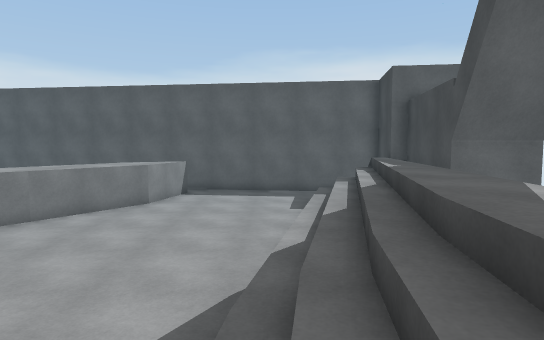
View 1 (above)

24 first-person views from a walk through a Unity game level. The camera is 1.2 m above the floor, tilts 4° down and sees 75° across. The floor is counted in squares, 1 m on a side. Each view is taken from the middle of a square. On the plan, view 1 faces up. The plan holds only what a view shows up to about 14 squares ahead; the rest is blank. The place goes on beyond the plan.

View 2
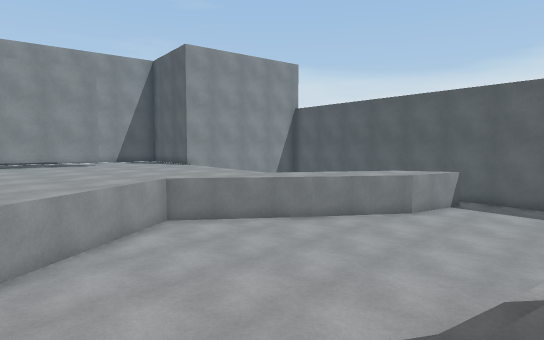

View 3
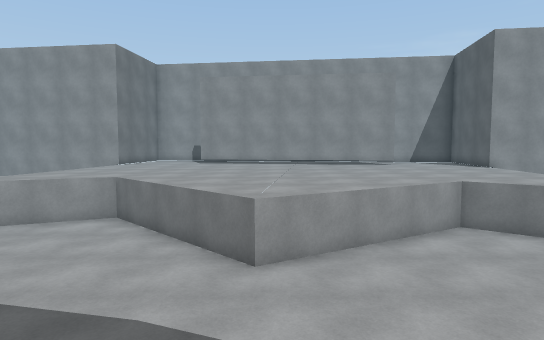

View 4
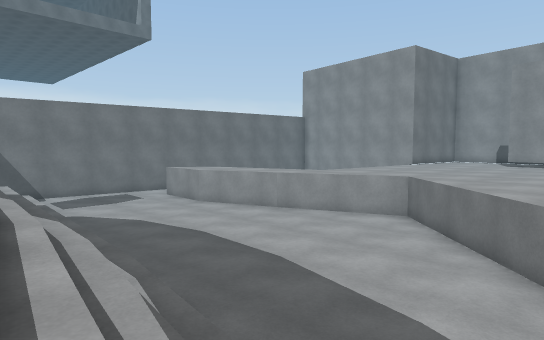

View 5
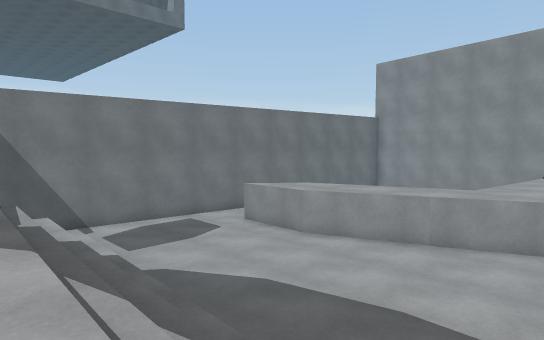

View 6
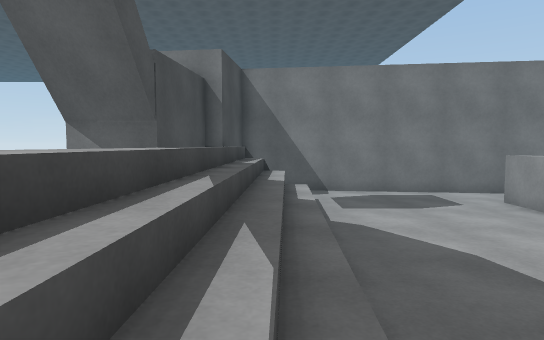

View 7
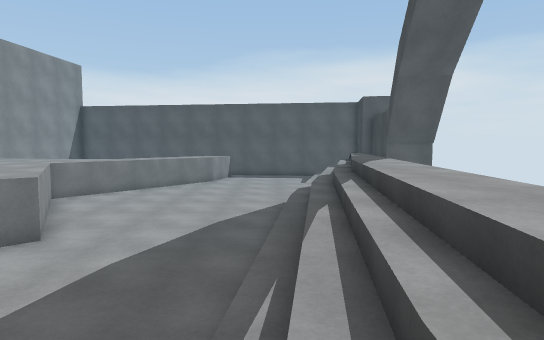

View 8
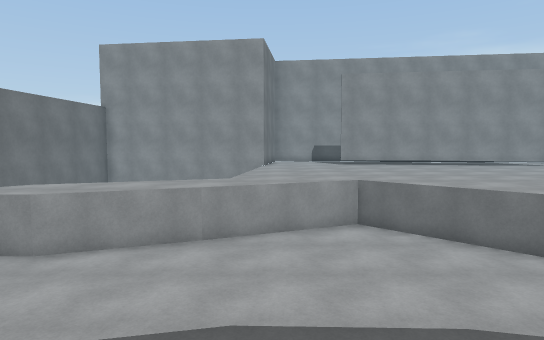

View 9
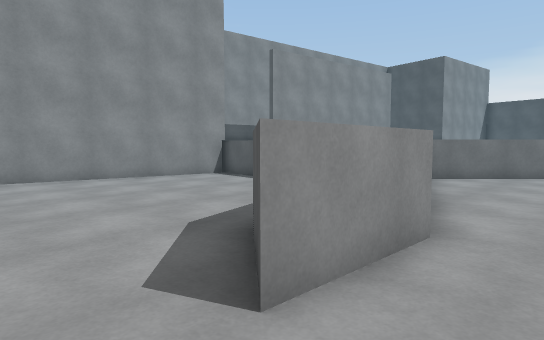

View 10
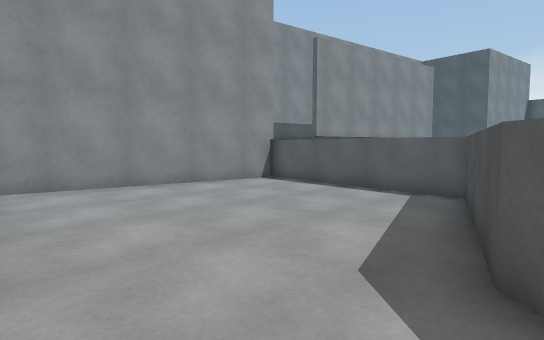

View 11
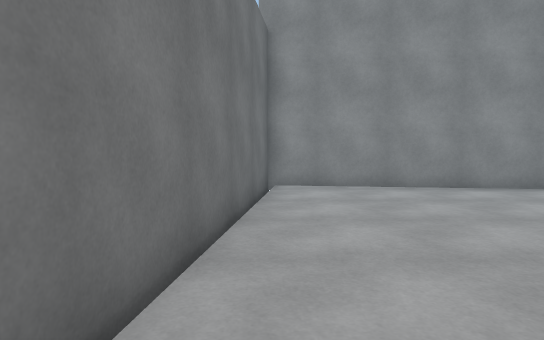

View 12
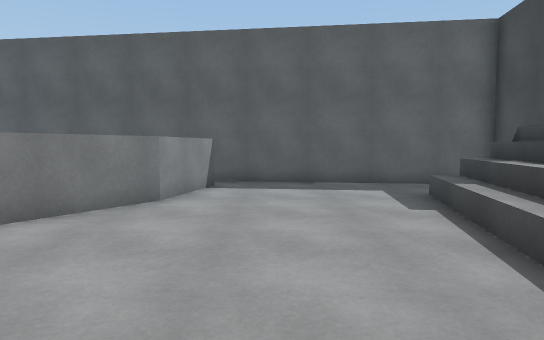

View 13
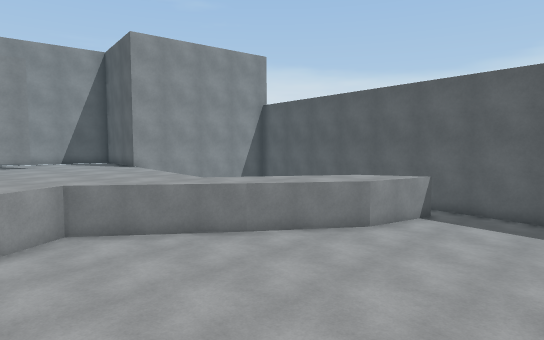

View 14
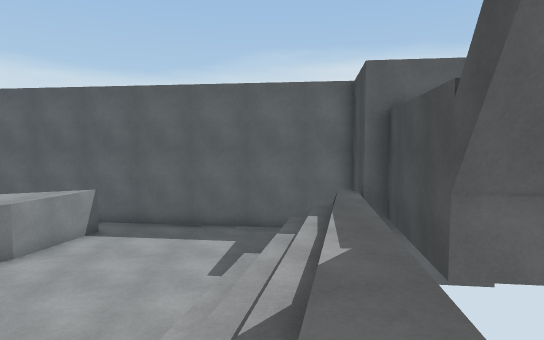

View 15
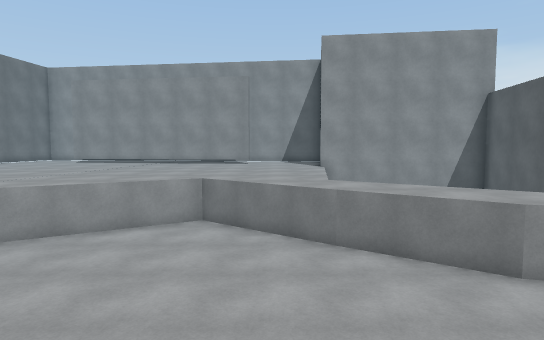

View 16
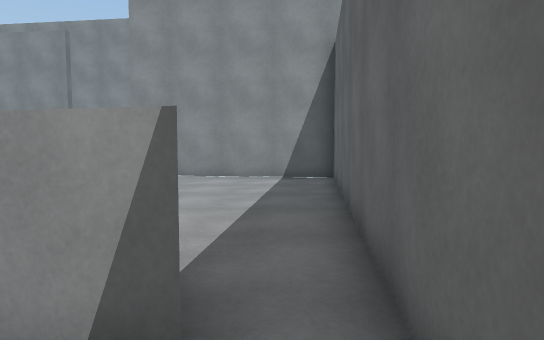

View 17
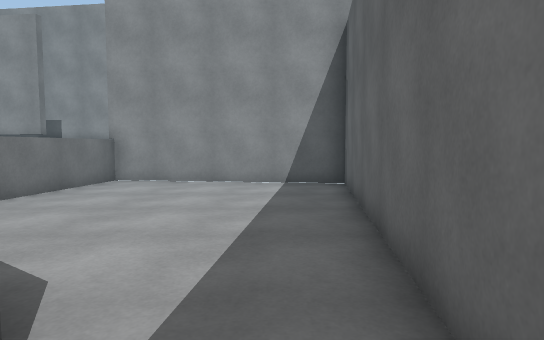

View 18
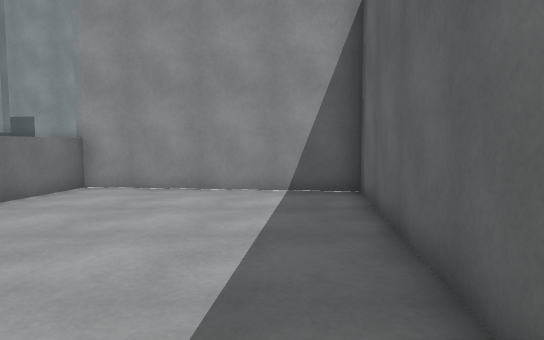

View 19
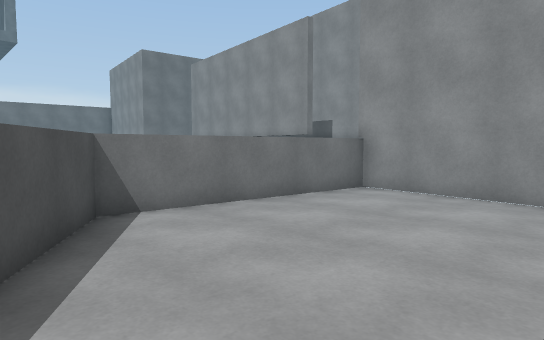

View 20
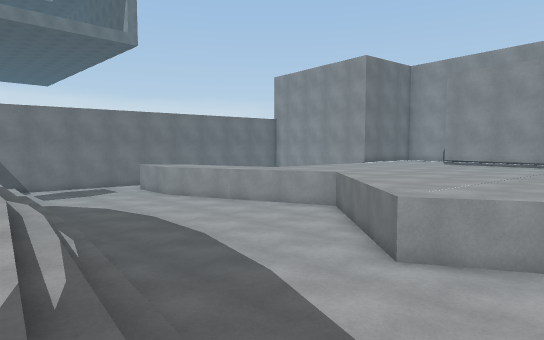

View 21
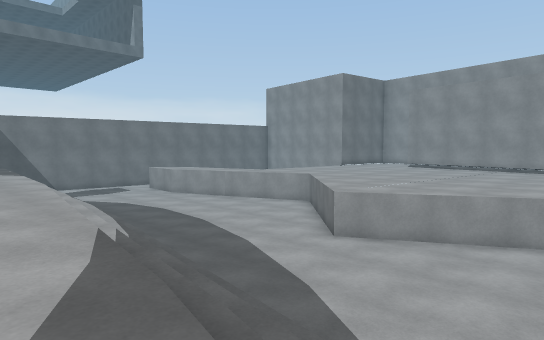

View 22
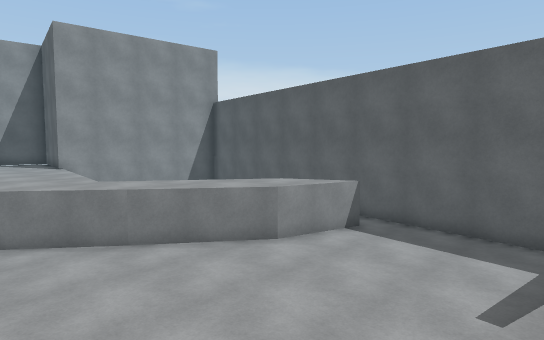

View 23
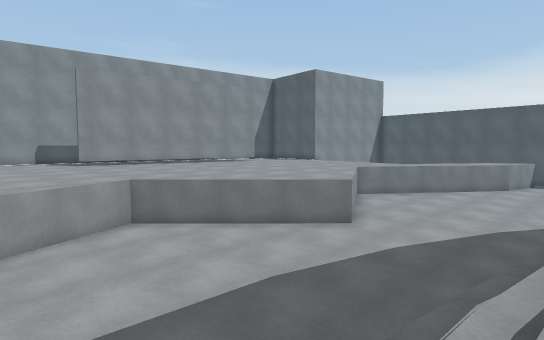

View 24
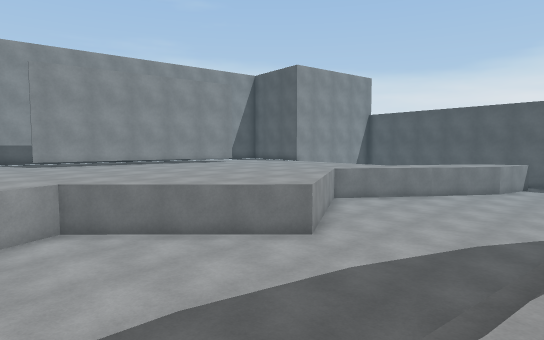

### Floor plan
Key: @ floor where view 1 was taken; # wall or solid block; . main floor; : floor 1.75 m higher than the main floor; / step, stairs or slope; = window, fence, low wall or low ledge; ^ raised ledge; v drop or lower ground.
Columns run from 20 left of view 1 to 5 right of it. Each row starts with its distance up from view 1.
 18      ########
 17      #......#########
 16     ##..............######
 15     #..........^^......  #
 14     #.........^^^......  #
 13     #........^^^#.....//v#
 12     #........^^^......//v#
 11     #.......^^^......///v#
 10     ^^^^^^^^^^^......///v#
  9       ^^^^^^^^.......///v#
  8       ^^^^^^^........//:##
  7       ^^^^^^.........//:
  6      ^^^^^^^........///:
  5      ^^^^^^^........///v
  4       ^^^^^^........//:v
  3      ^^^^^^^^.......//:v
  2      ^^^^^^^^.......//:v
  1      ^^^^^^^^^......//:v
  0      ^^^^^^^^^^..../@/:
 -1       ^^^^^^^^.....///:
 -2      ^^^^^^^^......///:
 -3      ^^^^^^^.......//:v
 -4      ^^^^^^........//:v
 -5     ^^^^^^.........//:v
 -6     ^^^^^^.........//:
 -7     ^^^^^^^........//:
 -8  ^^ ^^^^^^^........//:
 -9  #.^^^^^^^^.......///:
-10  #.......^^^......///:
-11  #.......^^^......///v
-12  #........^^^.....///
-13  #........^^^.....///v#
-14  #........^^^.....///v#
-15 ##.........^^.....///##
-16 #...........^.....///#
-17 ####............../=##
-18    ########........ #
-19           ######### #
-20                   ###

Positions as (right, up) in squares from view 1, and headings:
1: (0, 0), facing up
2: (1, 0), facing up-left
3: (1, 0), facing left
4: (1, 0), facing down-left
5: (1, -6), facing down-left
6: (-1, -6), facing down
7: (-1, -8), facing up
8: (0, -8), facing left
9: (-6, -18), facing up-left
10: (-9, -18), facing up-left
11: (-9, -17), facing left
12: (-2, 5), facing up
13: (1, 3), facing up-left
14: (2, 4), facing up
15: (2, 8), facing left
16: (-2, 16), facing left
17: (-4, 16), facing left
18: (-6, 16), facing left
19: (-7, 16), facing down-left
20: (1, 3), facing down-left
21: (3, 6), facing down-left
22: (2, 6), facing up-left
23: (0, -10), facing up-left
24: (0, -8), facing up-left
